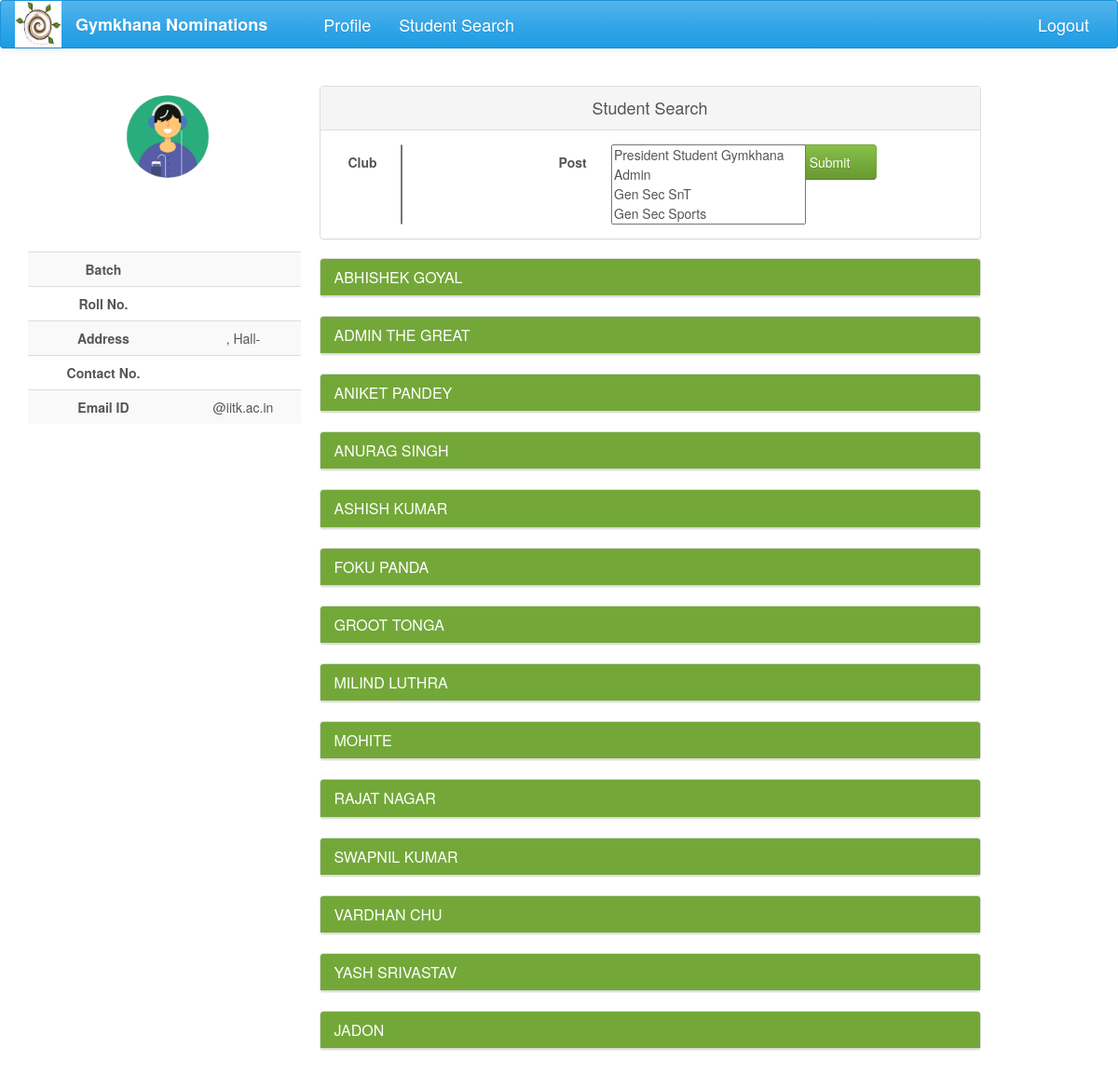
The app's page /info/ with its own data.
### nomi/models.py (models this page shows, shortened)
class UserProfile(models.Model):
    user = models.OneToOneField(User, on_delete=models.CASCADE)
    name = models.CharField(max_length=40, blank=True)
    roll_no = models.IntegerField(null=True)
    year = models.CharField(max_length=4, choices=YEAR, default='Y16')
    programme = models.CharField(max_length=7, choices=PROGRAMME, default='B.Tech')
    department = models.CharField(max_length=200, choices=DEPT, default='AE')
    hall = models.CharField(max_length=10, choices=HALL, default=1)
    room_no = models.CharField(max_length=10, null=True, blank=True)
    contact = models.CharField(max_length=10, null=True, blank=True)
    post = models.ManyToManyField(Post, related_name='user_post', symmetrical=False, blank=True)
    club = models.ManyToManyField(ClubTag, related_name='club_tags', symmetrical=False, blank=True)

### info/views.py (the view)
def index(request):
    user_list = UserProfileFilter(request.GET, queryset=UserProfile.objects.all().order_by('name'))
    return render(request, 'index.html', context={'filter': user_list})

### nomi/global_contexts.py (called while the page is built)
def context(request):
    if request.user.is_authenticated:
        try:
            my_profile = UserProfile.objects.get(user=request.user)
            my_posts = Post.objects.filter(post_holders=request.user)
            return {'my_posts': my_posts, 'my_profile': my_profile}
        except ObjectDoesNotExist:
            return {'my_posts': 0, 'my_profile': 0}
    else:
        return {'my_posts': 0, 'my_profile': 0}

### nomi/models.py (called while the page is built)
    def __str__(self):
        return self.post_name

### info/templates/index.html
{% extends 'base2.html' %}
{% load staticfiles %}
{% load bootstrap %}
{% block content %}
  <div class="profile-content ">
    <div id="myTabContent" class="tab-content">
         <div class="tab-pane fade active in profile-nominations" id="user">
                <br>
                <div class="panel panel-default">
                  <div class="panel-heading">Student Search</div>
                  <div class="panel-body">
                    <form action="" method="get">
                        <label class="col-lg-1 control-label">Club</label>
                            <div class="col-lg-3">
                                {{filter.form.club}}
                            </div>
                        <label class="col-lg-1 control-label">Post</label>
                            <div class="col-lg-3 ">
                                {{filter.form.post}}
                            </div>
                        <input type="submit" value="Submit" class="btn btn-success nomi-filter" />
                    </form>
                  </div>
                </div>
                <div>
                    {% for nomi in filter.qs %}
                <div class="panel panel-success">
                    <div class="panel-heading">
                        <h3 class="panel-title">{{ nomi.name.upper }}</h3>
                    </div>
                </div>
                    {% endfor %}
                </div>
         </div>
    </div>
</div>
{% endblock %}

### nomi/static/nomi/css/main.css (style rules this page uses)
body { background: #ffffff; }
.profile-content { z-index: 0; margin-top: 32px; padding: 20px; background: #ffffff; min-height: 460px; }
.btn { width: 150px; }
.panel-default .panel-heading { text-align: center; font-size: large; }
.control-label { text-align: center; padding-top: 9px; }
.nomi-filter { margin-left: 30px; width: 100px; }
.panel-success { transition: box-shadow 0.2s; }

### records on screen
UserProfile: name "ABHISHEK GOYAL"
UserProfile: name "ADMIN THE GREAT"
UserProfile: name "ANIKET PANDEY"
UserProfile: name "ANURAG SINGH"
UserProfile: name "ASHISH KUMAR"
UserProfile: name "FOKU PANDA"
UserProfile: name "GROOT TONGA"
UserProfile: name "MILIND LUTHRA"
UserProfile: name "MOHITE"
UserProfile: name "RAJAT NAGAR"
UserProfile: name "SWAPNIL KUMAR"
UserProfile: name "VARDHAN CHU"
UserProfile: name "YASH SRIVASTAV"
UserProfile: name "JADON"
